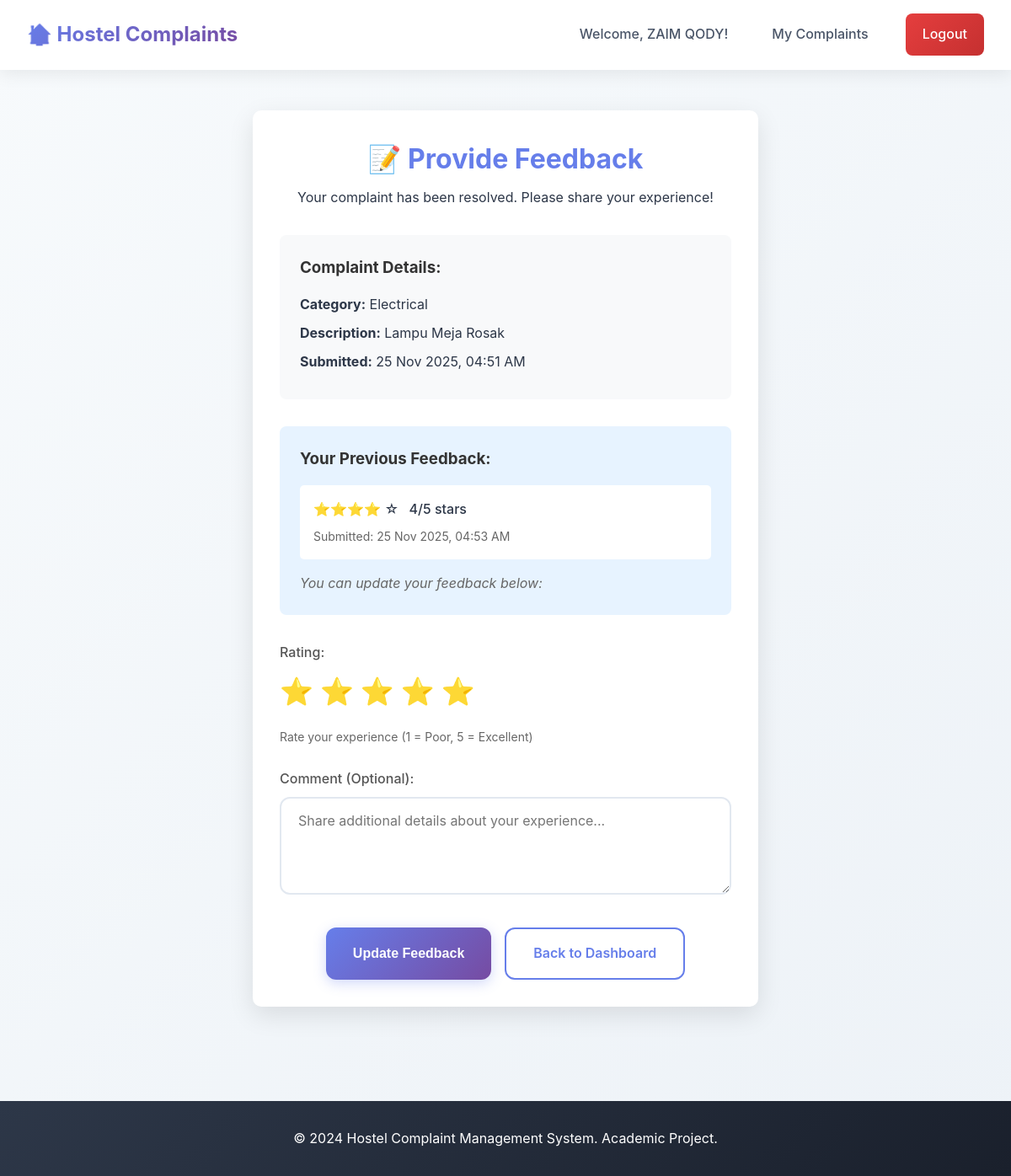
Page /feedback/6 (signed in) on the committed database.
### models.py (models this page shows, shortened)
class User(db.Model):
    id = db.Column(db.Integer, primary_key=True)
    name = db.Column(db.String(100), nullable=False)
    email = db.Column(db.String(120), unique=True, nullable=False)
    password = db.Column(db.String(200), nullable=False)
    hostel = db.Column(db.String(100), nullable=False)
    room_no = db.Column(db.String(20), nullable=False)
    role = db.Column(db.String(20), nullable=False, default='student')  # 'student' or 'admin'
    created_at = db.Column(db.DateTime, default=datetime.utcnow)
    complaints = db.relationship('Complaint', backref='user', lazy=True)

class Complaint(db.Model):
    id = db.Column(db.Integer, primary_key=True)
    user_id = db.Column(db.Integer, db.ForeignKey('user.id'), nullable=False)
    category = db.Column(db.String(100), nullable=False)  # e.g., 'Electrical', 'Plumbing', 'WiFi', etc.
    description = db.Column(db.Text, nullable=False)
    image_path = db.Column(db.String(200), nullable=True)  # Optional image attachment
    status = db.Column(db.String(20), nullable=False, default='Pending')  # 'Pending', 'In Progress', 'Resolved'
    created_at = db.Column(db.DateTime, default=datetime.utcnow)
    feedback = db.relationship('Feedback', backref='complaint', lazy=True, uselist=False)

class Feedback(db.Model):
    id = db.Column(db.Integer, primary_key=True)
    complaint_id = db.Column(db.Integer, db.ForeignKey('complaint.id'), nullable=False)
    rating = db.Column(db.Integer, nullable=False)  # 1-5 star rating
    comment = db.Column(db.Text, nullable=True)
    submitted_at = db.Column(db.DateTime, default=datetime.utcnow)

### app.py (the view)
@app.route('/feedback/<int:complaint_id>')
@login_required
def feedback_form(complaint_id):
    user = User.query.get(session['user_id'])
    complaint = Complaint.query.get(complaint_id)
    if not complaint:
        flash('Complaint not found.', 'error')
        return redirect(url_for('student_dashboard'))
    if complaint.user_id != user.id:
        flash('You can only provide feedback for your own complaints.', 'error')
        return redirect(url_for('student_dashboard'))
    if complaint.status != 'Resolved':
        flash('You can only provide feedback for resolved complaints.', 'error')
        return redirect(url_for('student_dashboard'))
    existing_feedback = Feedback.query.filter_by(complaint_id=complaint_id).first()
    return render_template('feedback.html', complaint=complaint, existing_feedback=existing_feedback)

### app.py (called while the page is built)
def login_required(f):
    from functools import wraps
    @wraps(f)
    def decorated_function(*args, **kwargs):
        if 'user_id' not in session:
            flash('Please log in to access this page.', 'error')
            return redirect(url_for('index'))
        return f(*args, **kwargs)
    return decorated_function

### templates/feedback.html (shortened to what this page needs)
{% extends "base.html" %}
{% block content %}
<div class="feedback-container">
    <div class="feedback-card">
        <div class="feedback-header">
            <h1>📝 Provide Feedback</h1>
            <p>Your complaint has been resolved. Please share your experience!</p>
        </div>
        <div class="complaint-summary">
            <h3>Complaint Details:</h3>
            <div class="complaint-info">
                <p><strong>Category:</strong> {{ complaint.category }}</p>
                <p><strong>Description:</strong> {{ complaint.description }}</p>
                <p><strong>Submitted:</strong> {{ complaint.created_at.strftime('%d %b %Y, %I:%M %p') }}</p>
            </div>
        </div>
        {% if existing_feedback %}
            <div class="existing-feedback">
                <h3>Your Previous Feedback:</h3>
                <div class="feedback-display">
                    <div class="rating">
                        {% for i in range(existing_feedback.rating) %}⭐{% endfor %}
                        {% for i in range(5 - existing_feedback.rating) %}☆{% endfor %}
                        <span class="rating-text">{{ existing_feedback.rating }}/5 stars</span>
                    </div>
                    <p class="feedback-date">Submitted: {{ existing_feedback.submitted_at.strftime('%d %b %Y, %I:%M %p') }}</p>
                </div>
                <p class="update-note">You can update your feedback below:</p>
            </div>
        {% endif %}
        <form method="POST" action="{{ url_for('submit_feedback') }}" class="feedback-form">
            <div class="form-group">
                <label for="rating">Rating:</label>
                <div class="rating-input">
                    <label for="rating-1">⭐</label>
                    <label for="rating-2">⭐</label>
                    <label for="rating-3">⭐</label>
                    <label for="rating-4">⭐</label>
                    <label for="rating-5">⭐</label>
                </div>
                <small>Rate your experience (1 = Poor, 5 = Excellent)</small>
            </div>
            <div class="form-group">
                <label for="comment">Comment (Optional):</label>
                <textarea id="comment" name="comment" rows="4" placeholder="Share additional details about your experience...">{% if existing_feedback %}{{ existing_feedback.comment }}{% endif %}</textarea>
            </div>
            <div class="form-actions">
                <button type="submit" class="btn btn-primary">
                    {% if existing_feedback %}Update Feedback{% else %}Submit Feedback{% endif %}
                </button>
                <a href="{{ url_for('student_dashboard') }}" class="btn btn-outline">Back to Dashboard</a>
            </div>
        </form>
    </div>
</div>
{% endblock %}

### templates/base.html (shortened to what this page needs)
<!DOCTYPE html>
<html lang="en">
<head>
    <link rel="stylesheet" href="{{ url_for('static', filename='css/style.css') }}">
</head>
<body>
    <nav class="navbar">
        <div class="nav-container">
            <div class="nav-brand">
                <h2>🏠 Hostel Complaints</h2>
            </div>
            <div class="nav-menu">
                {% if session.user_id %}
                    <span class="nav-welcome">Welcome, {{ session.user_name }}!</span>
                    {% if session.user_role == 'admin' %}
                        <a href="{{ url_for('admin_dashboard') }}" class="nav-link">Admin Dashboard</a>
                    {% else %}
                        <a href="{{ url_for('student_dashboard') }}" class="nav-link">My Complaints</a>
                    {% endif %}
                    <a href="{{ url_for('logout') }}" class="nav-link logout">Logout</a>
                {% else %}
                    <a href="{{ url_for('index') }}" class="nav-link">Login</a>
                {% endif %}
            </div>
        </div>
    </nav>
    <main class="main-content">
        {% block content %}{% endblock %}
    </main>
    <footer class="footer">
        <div class="footer-content">
            <p>&copy; 2024 Hostel Complaint Management System. Academic Project.</p>
        </div>
    </footer>
</body>
</html>

### static/css/style.css (style rules this page uses)
* { margin: 0; padding: 0; box-sizing: border-box; }
body { font-family: 'Inter', 'Segoe UI', Tahoma, Geneva, Verdana, sans-serif; line-height: 1.6; color: #2d3748; background: linear-gradient(135deg, #f7fafc 0%, #edf2f7 100%); min-height: 100vh; }
.navbar { background: rgba(255, 255, 255, 0.95); -webkit-backdrop-filter: blur(10px); backdrop-filter: blur(10px); border-bottom: 1px solid rgba(255, 255, 255, 0.2); padding: 1rem 0; box-shadow: 0 4px 20px rgba(0, 0, 0, 0.08); position: sticky; top: 0; z-index: 100; }
.nav-container { max-width: 1200px; margin: 0 auto; padding: 0 2rem; display: flex; justify-content: space-between; align-items: center; }
.nav-brand h2 { font-size: 1.5rem; font-weight: 700; background: linear-gradient(135deg, #667eea 0%, #764ba2 100%); -webkit-background-clip: text; -webkit-text-fill-color: transparent; background-clip: text; }
.nav-menu { display: flex; align-items: center; gap: 1.5rem; }
.nav-welcome { font-weight: 500; color: #4a5568; margin-right: 0.5rem; }
.nav-link { color: #4a5568; text-decoration: none; padding: 0.75rem 1.25rem; border-radius: 8px; font-weight: 500; transition: all 0.3s ease; position: relative; }
.nav-link.logout { background: linear-gradient(135deg, #e53e3e 0%, #c53030 100%); color: white; }
.main-content { min-height: calc(100vh - 120px); padding: 3rem 0; }
.dashboard-container, .auth-container, .feedback-container { max-width: 1200px; margin: 0 auto; padding: 0 2rem; }
.form-group { margin-bottom: 1.5rem; }
.form-group label { display: block; margin-bottom: 0.5rem; font-weight: 500; color: #555; }
.form-group input, .form-group select, .form-group textarea { width: 100%; padding: 1rem 1.25rem; border: 2px solid #e2e8f0; border-radius: 12px; font-size: 1rem; background: rgba(255, 255, 255, 0.8); transition: all 0.3s ease; font-family: inherit; }
.form-group small { color: #666; font-size: 0.875rem; }
.btn { padding: 1rem 2rem; border: none; border-radius: 12px; font-size: 1rem; font-weight: 600; cursor: pointer; text-decoration: none; display: inline-block; text-align: center; transition: all 0.3s ease; position: relative; overflow: hidden; }
.btn-primary { background: linear-gradient(135deg, #667eea 0%, #764ba2 100%); color: white; box-shadow: 0 4px 15px rgba(102, 126, 234, 0.3); }
.btn-outline { background: transparent; color: #667eea; border: 2px solid #667eea; box-shadow: none; }
.complaint-info { flex: 1; }
.feedback-display { background: #f8f9fa; padding: 1rem; border-radius: 5px; min-width: 200px; }
.rating { margin-bottom: 0.5rem; }
.feedback-card { background: white; border-radius: 10px; padding: 2rem; box-shadow: 0 10px 30px rgba(0,0,0,0.1); max-width: 600px; margin: 0 auto; }
.feedback-header { text-align: center; margin-bottom: 2rem; }
.feedback-header h1 { color: #667eea; margin-bottom: 0.5rem; }
.complaint-summary { background: #f8f9fa; border-radius: 8px; padding: 1.5rem; margin-bottom: 2rem; }
.complaint-summary h3 { margin-bottom: 1rem; color: #333; }
.complaint-info p { margin-bottom: 0.5rem; }
.existing-feedback { background: #e7f3ff; border-radius: 8px; padding: 1.5rem; margin-bottom: 2rem; }
.existing-feedback h3 { margin-bottom: 1rem; color: #333; }
.feedback-display { background: white; padding: 1rem; border-radius: 5px; margin-bottom: 1rem; }
.rating-text { margin-left: 0.5rem; font-weight: 500; }
.feedback-date { font-size: 0.875rem; color: #666; margin-top: 0.5rem; }
.update-note { color: #666; font-style: italic; }
.rating-input { display: flex; gap: 0.5rem; margin-bottom: 0.5rem; }
.rating-input label { font-size: 2rem; cursor: pointer; color: #ccc; transition: color 0.3s; }
.form-actions { display: flex; gap: 1rem; justify-content: center; margin-top: 2rem; }
.footer { background: linear-gradient(135deg, #2d3748 0%, #1a202c 100%); color: white; text-align: center; padding: 2rem 0; margin-top: 4rem; }
.footer-content { max-width: 1200px; margin: 0 auto; padding: 0 2rem; }

### rows in the picture
User: user_name "ZAIM QODY"
Complaint: category "Electrical", description "Lampu Meja Rosak", created_at "25 Nov 2025, 04:51 AM"
Feedback: rating "4", submitted_at "25 Nov 2025, 04:53 AM"
